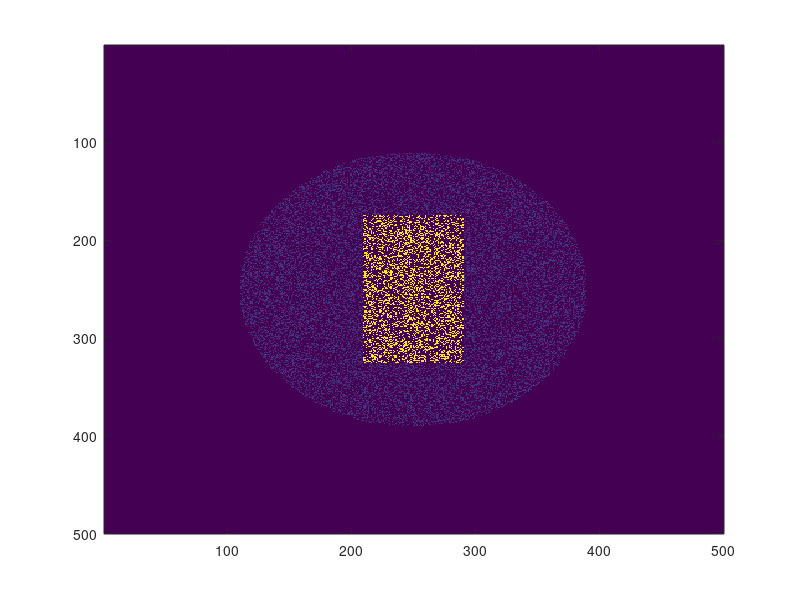
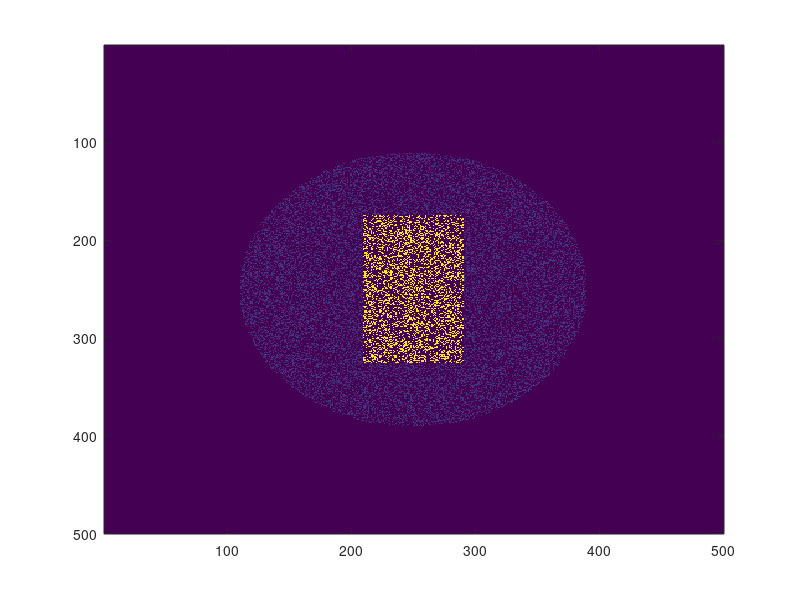

The MATLAB script that drew these images, in order:
%% This file initiates the nodes of actomyosin material.
%% It first defines the parameters and then generates both the passive and active nodes in a random fashion. 
%% Thereafter it connects the nodes with neighors to create a connected network.

clc
clear all
close all


cellCenters=[250,250];%  

%% Following are the variables for easily assigning to array while initializing

TOTAL_NODES_AT_LOCATION = 3;
NODE_ID_AT_LOCATION=4;

ROW=1;
COL=2;
MYO_CONC=3;
NO_OF_NEIGHBOR=4;
MOVEORNOT=5;
COMBOVALUE=6;
MEAN_LENOFCONNEC=7;

%% Following are the parameters used 

% Lattice defination
bound=500;
rows=bound;
cols=bound;

Combo = zeros(bound,bound);% Used for visualizing the lattice

Myo=zeros(bound,bound);  % Used for visualizing the myosin activity field
Mc_NodeNo = ones(rows,cols).*-1; % Main array holding myosin material features


ActM=40;% Myosin activation region
MyoR=140;% Total area of myosin 

Mc= 350 ; % Active myosin
Dm= 50; % Passive myosin

Den_m=0.3; % myosin density



% Other actomyosin material parameters
Myo_conc=0.9; %Myosin activity per node/concnetration ('M'in paper)
Dis_Thres_Neigh1=5;%500nm distance Myosin Connection Search Distance ('Dthres' in paper)
MaxNeighAllowed=6; % Maximum number of neighbor allowed
Max_myosin_nodes_per_pixels =20;
K=0.5; %Coefficient of myosin pulling
KSp=0.05; %  Actin filamnet spring constant connecting myosin nodes

% Defining folder and printing initial image
ver=0;
folder=strcat('UpdatedCaseTest2020_Tempass');
foldername=folder;
if exist(foldername,'dir')~=7
    mkdir(foldername);
else
    while  exist(foldername, 'dir')==7
        ver= ver+1;
        foldername= strcat(folder,num2str(ver));
    end
    mkdir(foldername)
end
absoluteFolderPath = foldername;



%% ----- Myosin Initialization-------------

disp('initializing Nodes')
% %% making node IDs and myosin nodes
Mc_NodeCount=1;
% %%% for circular
cellCenTemp = cellCenters(1,:);
cellCenter_x = cellCenTemp(1,2); %% col
cellCenter_y = - cellCenTemp(1,1); %% row

% % fill passive nodes in the allocated area
for x =cellCenter_x-MyoR : cellCenter_x+ MyoR
    y1= cellCenter_y - sqrt((MyoR)^2- (x-cellCenter_x)^2);
    y2= cellCenter_y + sqrt((MyoR)^2- (x-cellCenter_x)^2);
    for y = y1:y2
        row =round(-y);
        col = round(x);
        rno=rand(1);
        if rno< Den_m             % Density of Myosin Nodes
            Combo(row,col)= Dm;    %  Passive Myosin in combo
        end
    end
end

% %% for circular or SQUARE - clear the area for activating nodes

for x =cellCenter_x-ActM : cellCenter_x+ ActM
%     y1= cellCenter_y - sqrt((ActM)^2- (x-cellCenter_x)^2);
%     y2= cellCenter_y + sqrt((ActM)^2- (x-cellCenter_x)^2);
%     for y = y1:y2
for y= cellCenter_y-ActM-35 : cellCenter_y+ ActM+35
        row =round(-y);
        col = round(x);
               
            Combo(row,col)= 0;    %  Myosin in combo
     end
end
% 


NoOfpassiveMyosin = sum(sum(Combo))/Dm;

NoOfActiveMyosin=0;

% %% ----Fill the allocated area with active nodes
for x =cellCenter_x-ActM : cellCenter_x+ActM
%     y1= cellCenter_y - sqrt(ActM^2- (x-cellCenter_x)^2);
%     y2= cellCenter_y + sqrt((ActM)^2- (x-cellCenter_x)^2);
%     for y = y1:y2
for y= cellCenter_y-ActM-35 : cellCenter_y+ ActM+35
        row =round(-y);
        col = round(x);
        rno=rand(1);
        if rno< Den_m            % Density of Myosin Nodes
            Combo(row,col)= Mc;    %  Active Myosin in combo
            NoOfActiveMyosin=NoOfActiveMyosin+1;
        end
    end
end


fig = figure;
imagesc(Combo)
NoofMyonodes=0;

NoOfMyosinNodesa = NoofMyonodes;

%% % ------making Node IDs--------

% Mc_Node is an array that holds the information and flags for each node of
% myosin, like its active or passive, its position etc.

Mc_NodeCount=1;
NodeCountPerPixel=zeros(bound,bound);
disp('Making NodeIds')
for colNo=1:bound
    for rowNo=1:bound
        if Combo(rowNo,colNo)>0
            
            NodeCountPerPixel(rowNo, colNo) = NodeCountPerPixel(rowNo, colNo) + 1 ;      
            Mc_NodeNo(rowNo,colNo)=Mc_NodeCount;
            
            Mc_Node(Mc_NodeCount,ROW)=rowNo;
            Mc_Node(Mc_NodeCount,COL)=colNo;
            Mc_Node(Mc_NodeCount,NO_OF_NEIGHBOR)=0; %NoOfNeighbour
            Mc_Node(Mc_NodeCount,COMBOVALUE)=Combo(rowNo,colNo);  %% Helpful when testing active passive nodes
            Mc_Node(Mc_NodeCount,MEAN_LENOFCONNEC)=0;  %% helpful for calculation of tn_rest dynamically for each simulation
            if Combo(rowNo, colNo)==Mc
            Mc_Node(Mc_NodeCount,MYO_CONC)=Myo_conc;%rand(1);
            else
            Mc_Node(Mc_NodeCount,MYO_CONC)=0;
            end
            
           if rowNo> (bound-15) | rowNo<15 | colNo>(bound-15) | colNo<15
             Mc_Node(Mc_NodeCount,MOVEORNOT)=1;%Moveable NOde
           else 
             Mc_Node(Mc_NodeCount,MOVEORNOT)=0;
           end
%          
            
            Mc_NodeCount=Mc_NodeCount+1;
        end
    end
end
Mc_NodeCount=Mc_NodeCount-1;

%%%%%%---------Initialization Ends---------%%%%%

disp('Making Node Neighbors')
%% -----Making Node neighbors-----------

neighborhood = zeros(Mc_NodeCount,MaxNeighAllowed);
%
AvailNeighRegistry=zeros(Mc_NodeCount,1);
RandNodes=randperm(Mc_NodeCount);

for i = 1:Mc_NodeCount
    NodeID= RandNodes(i) ; %randomly slect a myosin node
    AN=0;
    
    if(Mc_Node(NodeID,4)<MaxNeighAllowed)%check if the #neighbors is less than allowed
        
        rowNo = Mc_Node(NodeID,ROW);
        colNo = Mc_Node(NodeID,COL);
        
        
        % % search a circular area for neighbors
        for x= round(rowNo)-Dis_Thres_Neigh1:round(rowNo)+Dis_Thres_Neigh1
            y1= colNo - sqrt(Dis_Thres_Neigh1^2- (x-round(rowNo))^2);
            y2= colNo + sqrt(Dis_Thres_Neigh1^2- (x-round(rowNo))^2);
            %                  [NodeID x y1 y2]
            for y= y1:y2
                if Mc_NodeNo(round(x),round(y))>0 && Mc_NodeNo(round(x),round(y))~= NodeID %% if you found a neighbor
                    NeighborID = Mc_NodeNo(round(x),round(y));
                                    
                    % % check if the neighbor you found is already
                    % listed as neighbor to avoid redundancy
                    
                    alreadyANeighbor = 0;
                    for k= 1:Mc_Node(NodeID,NO_OF_NEIGHBOR)
                        if NeighborID == neighborhood(NodeID,k)
                            alreadyANeighbor=1;
                            break;
                        end
                    end
                    
                    % % add the neighbor in the available neighor
                    % list to be used for selecting neighbors
                    if ((alreadyANeighbor==0) && Mc_Node(NeighborID,4)<(MaxNeighAllowed))
                        AN=AN+1;
                        AvailableNeighbors(NodeID, AN)=NeighborID;
                     
                    end
             
                end
            end
        end
        
        
        % % check here if Available Neighbors array is formed
        
        neighborAllowed = MaxNeighAllowed - Mc_Node(NodeID,4);
        
        if AN>0
            
            if AN <= neighborAllowed
                
                for i= 1:AN
                    
                    NeighborID=AvailableNeighbors(NodeID,i);
                    
                    %make connection
                    neighborhood(NodeID, Mc_Node(NodeID,NO_OF_NEIGHBOR)+1) = NeighborID;%add neighborId to neighborhood array of selected node
                    neighborhood(NeighborID, Mc_Node(NeighborID,NO_OF_NEIGHBOR)+1) = NodeID; % add selected nodeId to neighborhood array of neighbor
                    
                    %update neighborcount of both neighbor and node
                    Mc_Node(NeighborID,NO_OF_NEIGHBOR) = Mc_Node(NeighborID,NO_OF_NEIGHBOR)+1;
                    Mc_Node(NodeID,NO_OF_NEIGHBOR) = Mc_Node(NodeID,NO_OF_NEIGHBOR)+1;
                    
                end
            % this is the case when there are more available neighbors than required and so you have to select which neighbors you will make connection with    
            else
                R = randperm(AN,neighborAllowed);
                  
                % repeat making connections 
                for i= 1:neighborAllowed
                    
                    NeighborID=AvailableNeighbors(NodeID,R(i));
                    
                    %make connection
                    neighborhood(NodeID, Mc_Node(NodeID,NO_OF_NEIGHBOR)+1) = NeighborID;
                    neighborhood(NeighborID, Mc_Node(NeighborID,NO_OF_NEIGHBOR)+1) = NodeID;
                    %update neighborcount
                    Mc_Node(NeighborID,NO_OF_NEIGHBOR) = Mc_Node(NeighborID,NO_OF_NEIGHBOR)+1;
                    Mc_Node(NodeID,NO_OF_NEIGHBOR) = Mc_Node(NodeID,NO_OF_NEIGHBOR)+1;
                    
                end
            end
        end
    end

    
end


%% Following lines calculate the mean resting length of connections

 for NodeID = 1: Mc_NodeCount
     Connection_length=0;
     tn_Nb=0;
            for i = 1: Mc_Node(NodeID,NO_OF_NEIGHBOR)  % for all neighbors
                
                NbID = neighborhood(NodeID,i);  % get Neighbor iD
                
                tn_c_Nb= Mc_Node(NbID,COL)- Mc_Node(NodeID,COL);  % OUTWARD VECTOR since pulling from neighbor will be directed out
                
                tn_r_Nb= Mc_Node(NbID,ROW)- Mc_Node(NodeID,ROW);
                
                tn_Nb = 0.001+sqrt((tn_r_Nb)^2 + (tn_c_Nb)^2); 
                
                Connection_length= Connection_length+tn_Nb;
            end
            
            if Mc_Node(NodeID,NO_OF_NEIGHBOR)>0
            Mc_Node(NodeID,MEAN_LENOFCONNEC)=Connection_length/Mc_Node(NodeID,NO_OF_NEIGHBOR) ;
            else
                Mc_Node(NodeID,MEAN_LENOFCONNEC)=0;
            end
 end
 tn_rest= mean(Mc_Node(:,MEAN_LENOFCONNEC));

 
 %% print an image of initial setup 
 
cd (absoluteFolderPath)
filename=strcat('initialImage');
fig = figure;
imagesc(Combo)
% imshow(Cap)
print(fig,filename,'-dpng');
% filename=strcat('initialMyo');
% fig = figure;
% 
% imshow(Myo)
% print(fig,filename,'-dpng');
cd ..

